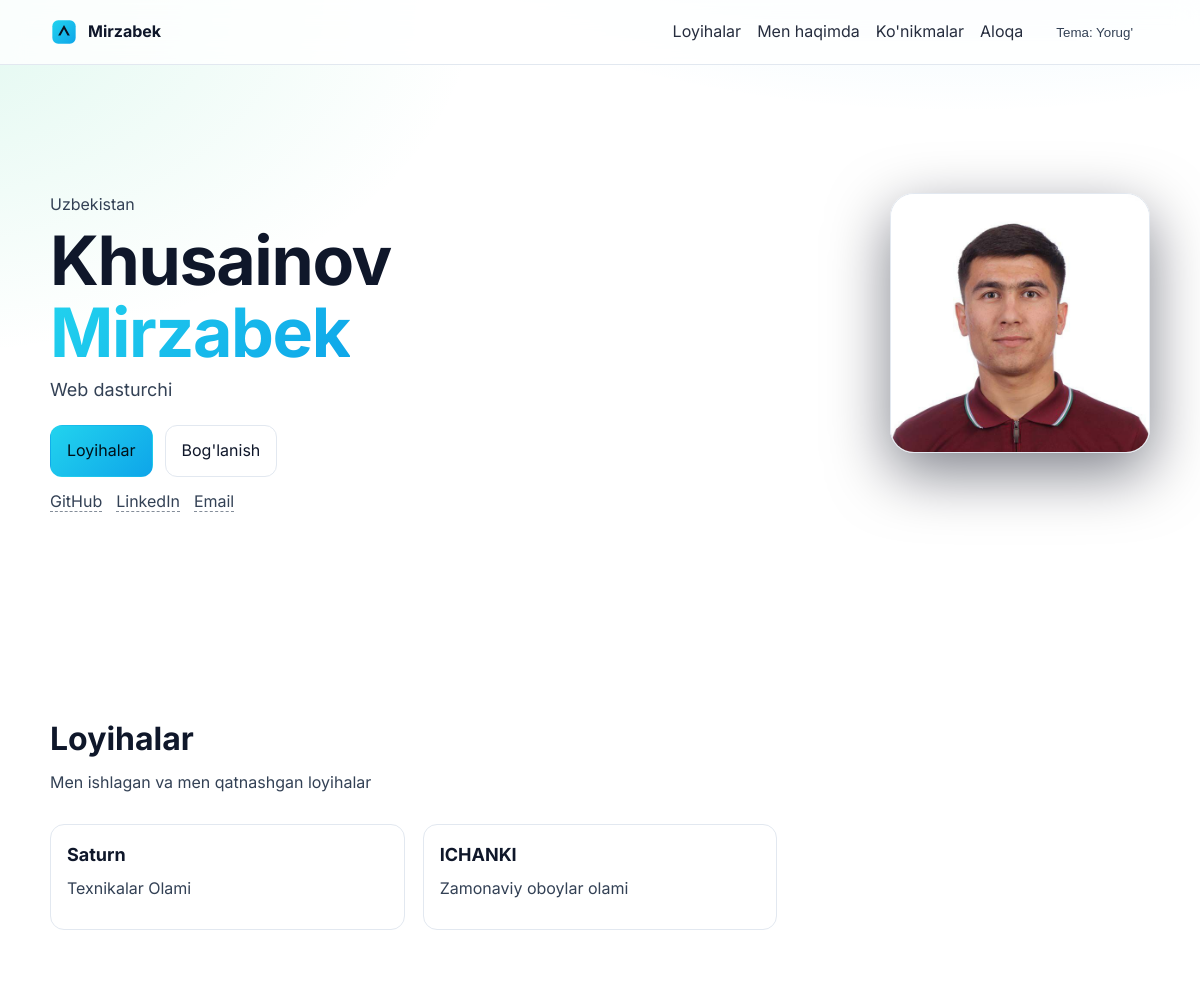
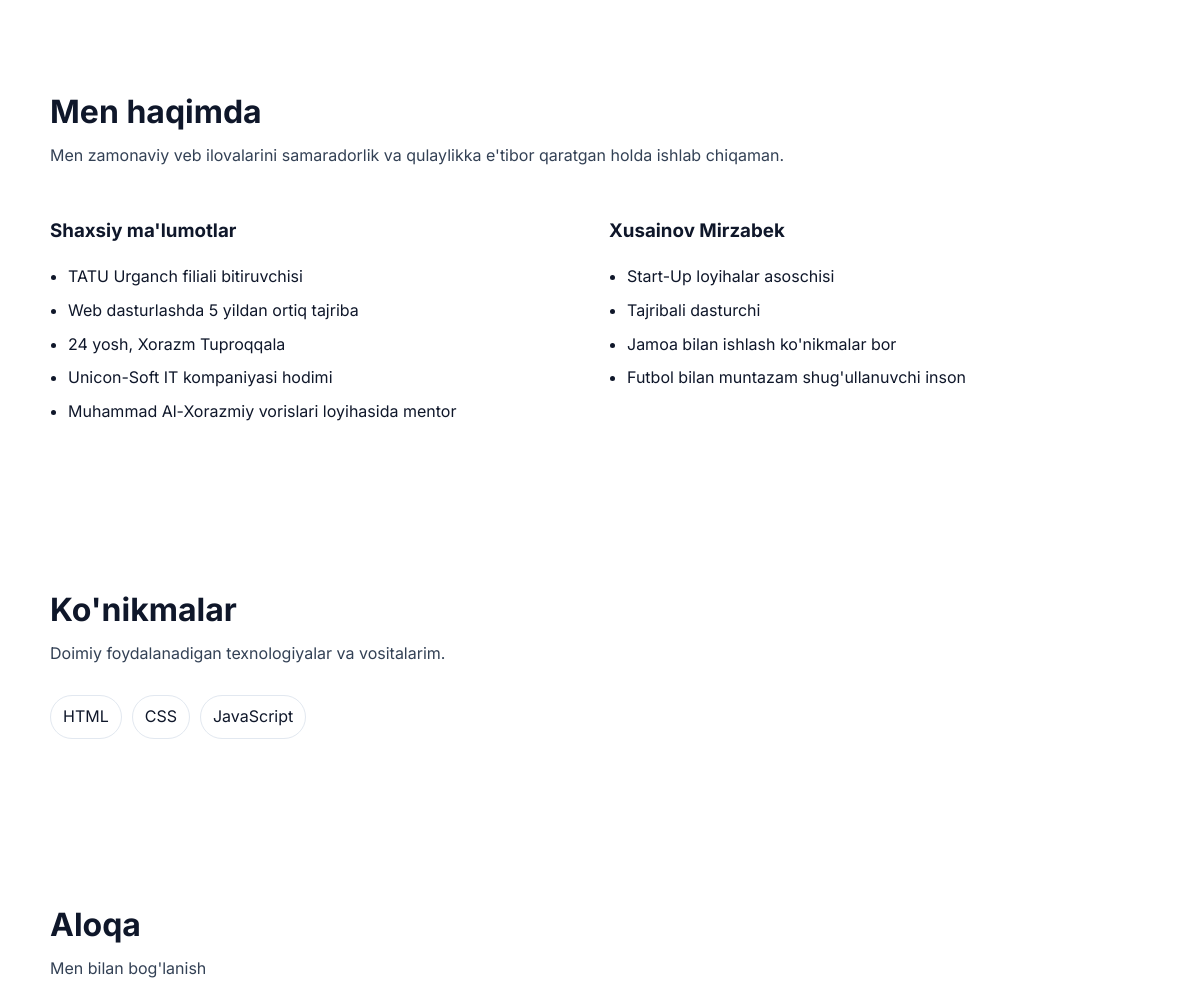
Before: / (upper part) with the older database file (2 pictures, top to bottom).
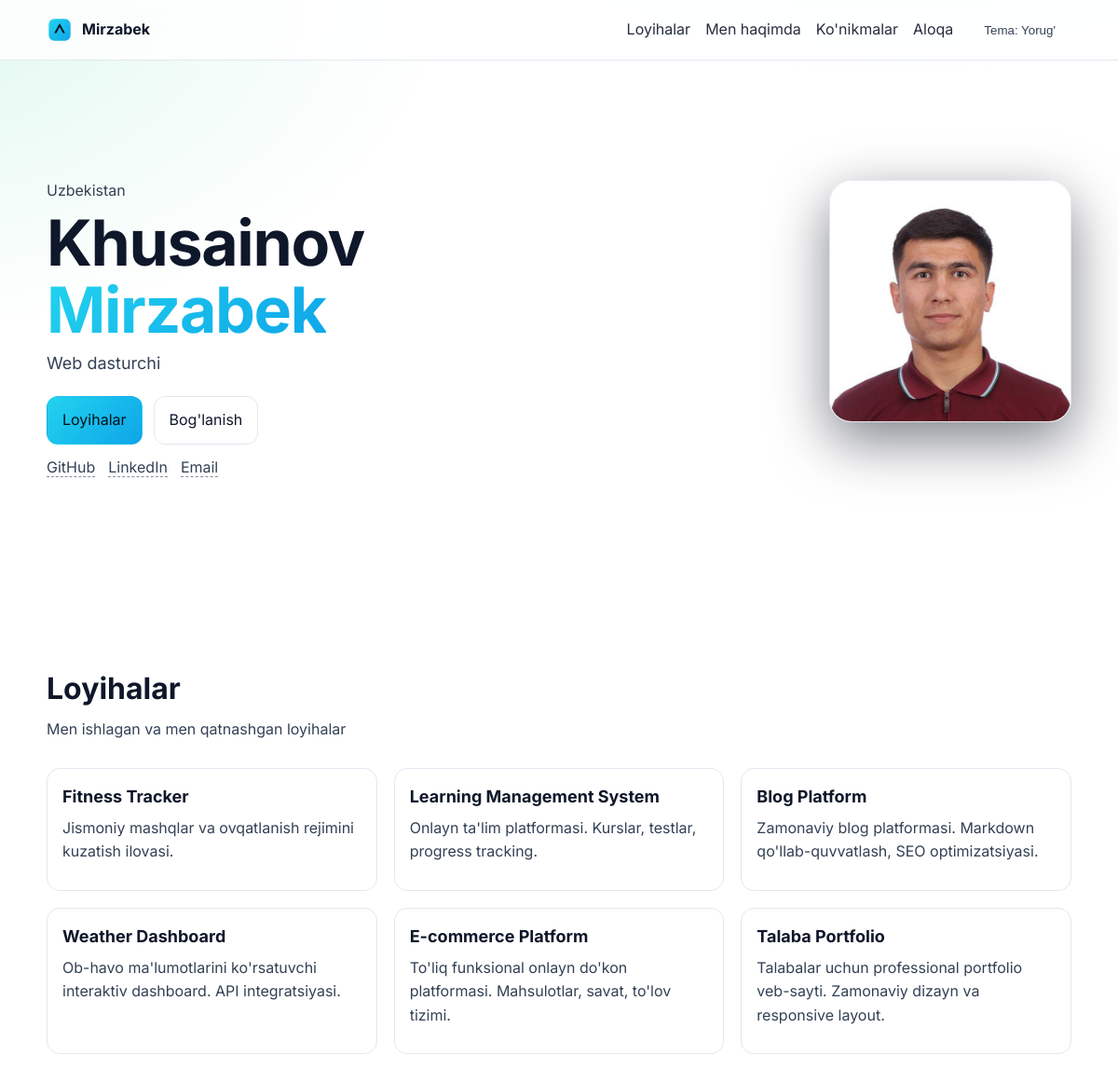
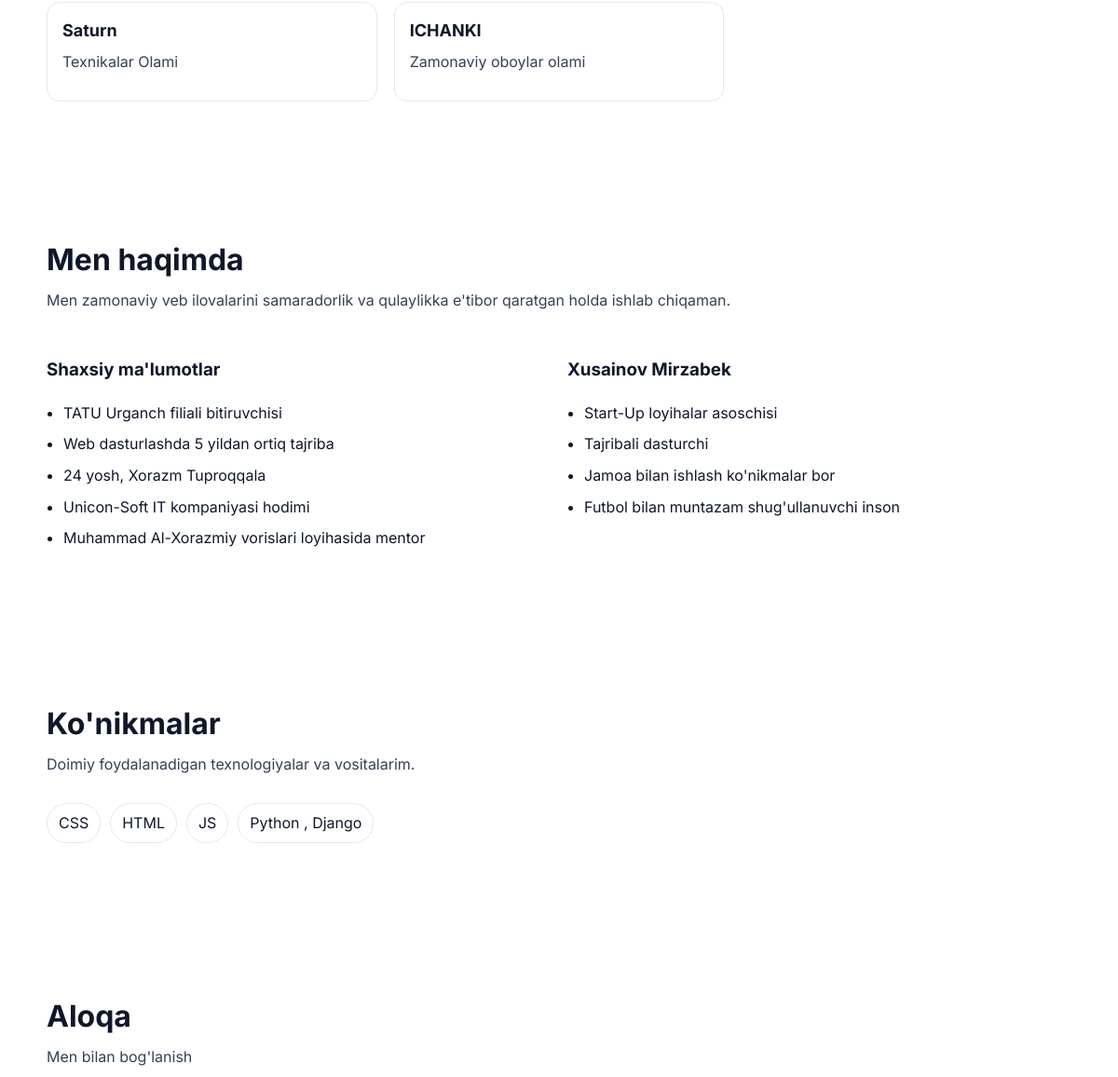
After: the same page with the newer database file (2 pictures, top to bottom).
### portfolio/models.py (models this page shows, shortened)
class Project(models.Model):
    title = models.CharField(max_length=200)
    description = models.TextField()
    live_url = models.URLField(blank=True)
    code_url = models.URLField(blank=True)
    thumbnail = models.ImageField(upload_to='projects/', blank=True, null=True)
    skills = models.ManyToManyField(Skill, related_name='projects', blank=True)
    featured = models.BooleanField(default=True)
    created_at = models.DateTimeField(auto_now_add=True)
    class Meta:
        ordering = ['-created_at']

class Skill(models.Model):
    name = models.CharField(max_length=64, unique=True)

### portfolio/views.py (the view, shortened to what this page needs)
# urls.py: path('', views.home, name='home'),
def home(request):
    projects = Project.objects.filter(featured=True)
    skills = Skill.objects.order_by('name')
    return render(request, 'home.html', {
        'projects': projects,
        'skills': skills,
    })

### templates/home.html (shortened to what this page needs)
{% extends 'base.html' %}
{% load static %}
{% block content %}
    <section id="home" class="hero container">
        <div class="hero-content">
            <p class="eyebrow">Uzbekistan</p>
            <h1>
                Khusainov <span class="accent">Mirzabek</span>
            </h1>
            <p class="subtitle">Web dasturchi </p>
            <div class="cta">
                <a href="#projects" class="btn btn-primary">Loyihalar</a>
                <a href="#contact" class="btn btn-outline">Bog'lanish</a>
            </div>
            <ul class="social">
                <li><a href="https://github.com/Mirzabek3555" target="_blank" rel="noopener" aria-label="GitHub">GitHub</a></li>
                <li><a href="https://www.linkedin.com/" target="_blank" rel="noopener" aria-label="LinkedIn">LinkedIn</a></li>
                <li><a href="https://xusainovmirzabek@gmail.com" aria-label="Email">Email</a></li>
            </ul>
        </div>
        <div class="hero-art">
            <img src="{% static 'images/profile.jpg' %}" alt="Khusainov Mirzabek portrait" class="portrait">
        </div>
    </section>
    <section id="projects" class="section container">
        <div class="section-head">
            <h2>Loyihalar</h2>
            <p>Men ishlagan va men qatnashgan loyihalar</p>
        </div>
        <div class="projects-grid" role="list">
            {% for p in projects %}
            <article class="card" role="listitem">
                <div class="card-body">
                    <h3>{{ p.title }}</h3>
                    <p>{{ p.description }}</p>
                </div>
            </article>
            {% endfor %}
        </div>
    </section>
    <section id="about" class="section container">
        <div class="section-head">
            <h2>Men haqimda</h2>
            <p>Men zamonaviy veb ilovalarini samaradorlik va qulaylikka e'tibor qaratgan holda ishlab chiqaman.</p>
        </div>
        <div class="about-grid">
            <div>
                <h3>Shaxsiy ma'lumotlar</h3>
                <ul class="checklist">
                    <li>TATU Urganch filiali bitiruvchisi</li>
                    <li>Web dasturlashda 5 yildan ortiq tajriba</li>
                    <li>24 yosh, Xorazm Tuproqqala</li>
                    <li>Unicon-Soft IT kompaniyasi hodimi</li>
                    <li>Muhammad Al-Xorazmiy vorislari loyihasida mentor</li>
                </ul>
            </div>
            <div>
                <h3>Xusainov Mirzabek</h3>
                <ul class="checklist">
                    <li>Start-Up loyihalar asoschisi</li>
                    <li>Tajribali dasturchi</li>
                    <li>Jamoa bilan ishlash ko'nikmalar bor </li>
                    <li>Futbol bilan muntazam shug'ullanuvchi inson</li>
                </ul>
            </div>
        </div>
    </section>
    <section id="skills" class="section container">
        <div class="section-head">
            <h2>Ko'nikmalar</h2>
            <p>Doimiy foydalanadigan texnologiyalar va vositalarim.</p>
        </div>
        <ul class="tags">
            {% for s in skills %}<li>{{ s.name }}</li>{% empty %}
            <li>HTML</li><li>CSS</li><li>JavaScript</li>
            {% endfor %}
        </ul>
    </section>
    <section id="contact" class="section container">
        <div class="section-head">
            <h2>Aloqa</h2>
            <p>Men bilan bog'lanish</p>
        </div>
    </section>
{% endblock %}

### templates/base.html (shortened to what this page needs)
{% load static %}
<!doctype html>
<html lang="uz">
<head>
    <link rel="stylesheet" href="{% static 'styles.css' %}">
</head>
<body>
    <header class="site-header" role="banner">
        <nav class="nav container" aria-label="Primary">
            <a href="/" class="logo" aria-label="Bosh sahifaga qaytish">
                <span>Mirzabek</span>
            </a>
            <ul class="nav-links">
                <li><a href="#projects">Loyihalar</a></li>
                <li><a href="#about">Men haqimda</a></li>
                <li><a href="#skills">Ko'nikmalar</a></li>
                <li><a href="#contact">Aloqa</a></li>
                <li><button id="theme-toggle" class="btn btn-ghost" aria-label="Temani almashtirish">Tema</button></li>
            </ul>
        </nav>
    </header>
    <main id="main" tabindex="-1">
        {% block content %}{% endblock %}
    </main>
</body>
</html>

### static/styles.css (style rules this page uses)
:root { --bg: #0b1220; --bg-elevated: #0f172a; --text: #e2e8f0; --muted: #94a3b8; --primary: #0ea5e9; --primary-2: #22d3ee; --accent: #34d399; --card: #0f172a; --border: #1e293b; --ring: 0 0 0 3px rgb(14 165 233 / 35%); --radius: 14px; --shadow-1: 0 10px 30px rgb(2 6 23 / 35%); --shadow-2: 0 20px 60px rgb(2 6 23 / 50%); }
html[data-theme='light'] { --bg: #ffffff; --bg-elevated: #f8fafc; --text: #0f172a; --muted: #334155; --card: #ffffff; --border: #e2e8f0; }
* { box-sizing: border-box; }
html, body { height: 100%; }
body { margin: 0; font-family: Inter, ui-sans-serif, system-ui, -apple-system, Segoe UI, Roboto, Arial, Noto Sans, "Apple Color Emoji", "Segoe UI Emoji"; color: var(--text); background: radial-gradient(1200px 600px at 80% -10%, rgb(14 165 233 / 18%), transparent 60%), radial-gradient(1000px 600px at -10% 0%, rgb(52 211 153 / 16%), transparent 60%), var(--bg); line-height: 1.6; }
.container { width: min(1100px, 92%); margin: 0 auto; }
.section { padding: 72px 0; }
.section-head { margin-bottom: 28px; }
.section-head h2 { margin: 0 0 6px; font-size: clamp(24px, 3vw, 32px); }
.section-head p { margin: 0; color: var(--muted); }
.site-header { position: sticky; top: 0; z-index: 50; backdrop-filter: blur(12px); background: color-mix(in oklch, var(--bg) 80%, transparent); border-bottom: 1px solid var(--border); }
.nav { display: flex; align-items: center; justify-content: space-between; height: 64px; }
.logo { display: inline-flex; align-items: center; gap: 10px; color: var(--text); text-decoration: none; font-weight: 700; }
.nav-links { display: flex; align-items: center; gap: 16px; list-style: none; margin: 0; padding: 0; }
.nav-links a { color: var(--text); text-decoration: none; opacity: .9; }
.btn { display: inline-flex; align-items: center; justify-content: center; gap: 10px; padding: 12px 16px; border-radius: 12px; border: 1px solid var(--border); text-decoration: none; color: var(--text); background: color-mix(in oklch, var(--bg-elevated) 90%, transparent); box-shadow: none; transition: .2s ease; }
.btn-primary { background: linear-gradient(135deg, var(--primary-2), var(--primary)); color: #001018; border-color: transparent; }
.btn-outline { background: transparent; }
.btn-ghost { background: transparent; border-color: transparent; color: var(--muted); }
.hero { display: grid; grid-template-columns: 1.2fr .8fr; gap: 40px; align-items: center; padding: 72px 0; min-height: 72vh; }
.hero .eyebrow { color: var(--muted); margin: 0 0 8px; }
.hero h1 { margin: 0 0 8px; font-size: clamp(36px, 7vw, 68px); line-height: 1.05; letter-spacing: -0.02em; }
.accent { background: linear-gradient(135deg, var(--primary-2), var(--primary)); -webkit-background-clip: text; background-clip: text; color: transparent; }
.hero .subtitle { color: var(--muted); margin: 0 0 16px; font-size: clamp(16px, 2.2vw, 18px); }
.hero .cta { display: flex; gap: 12px; margin: 20px 0 12px; flex-wrap: wrap; }
.social { display: flex; gap: 14px; list-style: none; padding: 0; margin: 8px 0 0; }
.social a { color: var(--muted); text-decoration: none; border-bottom: 1px dashed color-mix(in oklch, var(--muted) 60%, transparent); }
.hero-art { position: relative; min-height: 320px; }
.portrait { position: relative; width: 260px; height: 260px; object-fit: cover; border-radius: 24px; border: 1px solid var(--border); box-shadow: var(--shadow-2); display: block; margin-left: auto; }
.projects-grid { display: grid; grid-template-columns: repeat(3, 1fr); gap: 18px; }
.card { background: color-mix(in oklch, var(--card) 92%, transparent); border: 1px solid var(--border); border-radius: var(--radius); overflow: hidden; transition: .25s ease; }
.card-body { padding: 16px; }
.card-body h3 { margin: 0 0 6px; font-size: 18px; }
.card-body p { margin: 0 0 12px; color: var(--muted); }
.about-grid { display: grid; grid-template-columns: 1fr 1fr; gap: 18px; }
.checklist { padding-left: 18px; }
.checklist li { margin: 8px 0; }
.tags { display: flex; flex-wrap: wrap; gap: 10px; padding: 0; list-style: none; }
.tags li { padding: 8px 12px; border-radius: 999px; background: color-mix(in oklch, var(--card) 92%, transparent); border: 1px solid var(--border); }

Changed rows visible on the page:
added Project: title "Fitness Tracker", description "Jismoniy mashqlar va ovqatlanish rejimini kuzatish ilovasi."
added Project: title "Learning Management System", description "Onlayn ta'lim platformasi. Kurslar, testlar, progress tracking."
added Project: title "Blog Platform", description "Zamonaviy blog platformasi. Markdown qo'llab-quvvatlash, SEO optimizatsiyasi."
added Project: title "Weather Dashboard", description "Ob-havo ma'lumotlarini ko'rsatuvchi interaktiv dashboard. API integratsiyasi."
added Project: title "E-commerce Platform", description "To'liq funksional onlayn do'kon platformasi. Mahsulotlar, savat, to'lov tizimi."
added Project: title "Talaba Portfolio", description "Talabalar uchun professional portfolio veb-sayti. Zamonaviy dizayn va responsive layout."
added Skill: name "CSS"
added Skill: name "HTML"
added Skill: name "JS"
added Skill: name "Python , Django"
Other visible differences:
text no longer shown: "HTML CSS JavaScript"
